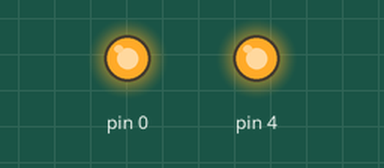
Simulated run of this sketch. Board: Arduino Uno, built with avr-gcc and run on an emulated ATmega328P. On the bench: output pins drawn as LEDs (lit = HIGH).

Above: at 0.1 s.
Timing chart, 0 to 1.6 s (numbered marks = the images above):
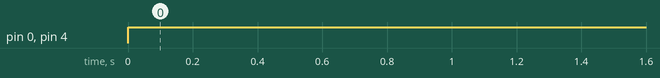

The sketch:

sketch_may29b.ino
```cpp
void setup() {
  pinMode(0,OUTPUT);
  pinMode(4,OUTPUT);
}

void loop() {
   digitalWrite(0,HIGH);
   digitalWrite(4,HIGH);
}
```

Measured:
- by itself, pin 0, pin 4: LOW → HIGH at 0.00 s
